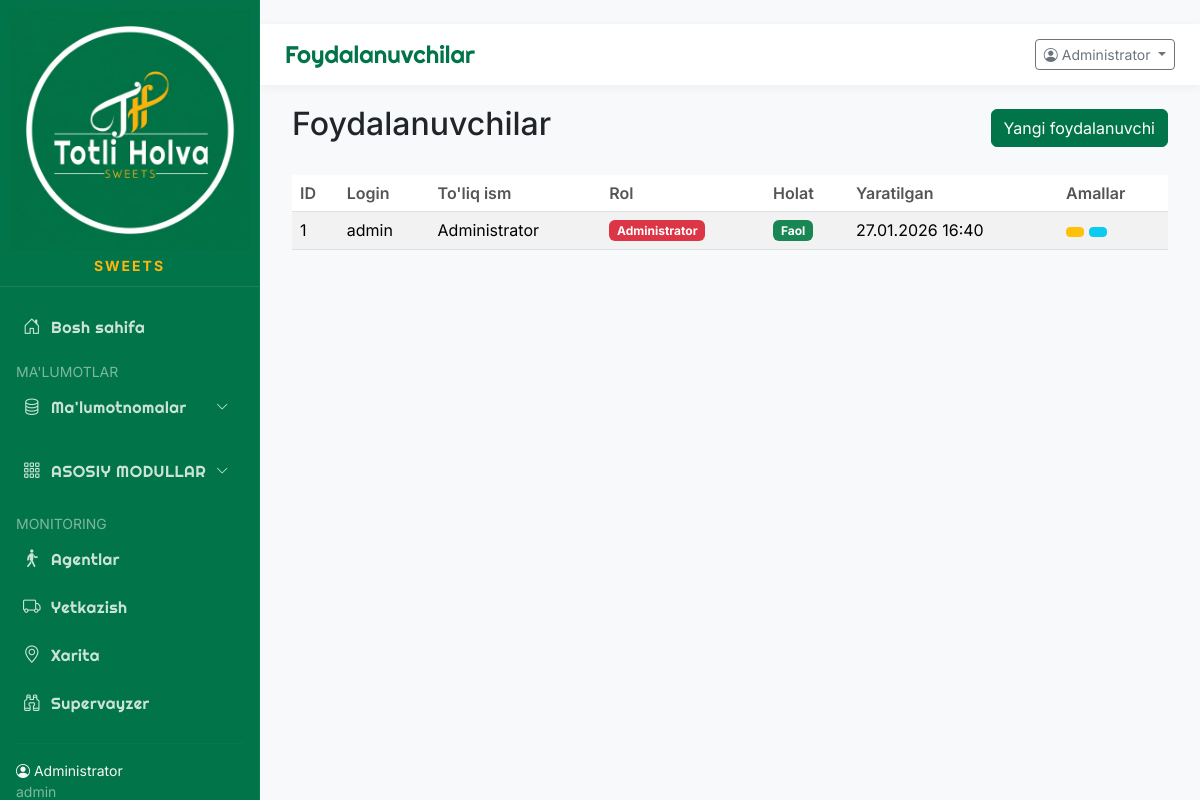
Before: /info/users (signed in) with the older database file.
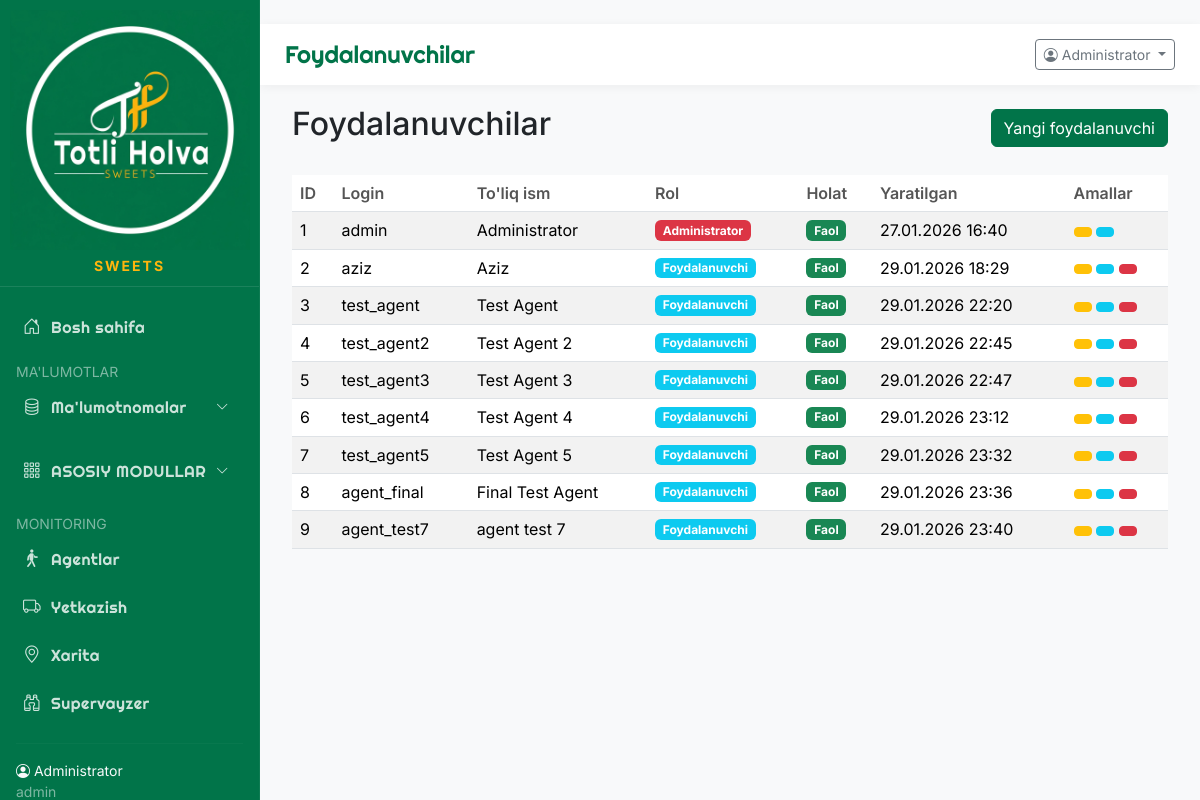
After: the same page with the newer database file.
### app/models/database.py (models this page shows)
class User(Base):
    __tablename__ = "users"
    id = Column(Integer, primary_key=True, index=True)
    username = Column(String(50), unique=True, index=True)
    password_hash = Column(String(255))
    full_name = Column(String(100))
    role = Column(String(20), default="user")  # admin, manager, user
    phone = Column(String(20))
    is_active = Column(Boolean, default=True)
    created_at = Column(DateTime, default=datetime.now)

### main.py (the view)
@app.get("/info/users", response_class=HTMLResponse)
async def info_users(request: Request, db: Session = Depends(get_db), current_user: User = Depends(require_auth)):
    if not current_user:
        return RedirectResponse(url="/login", status_code=303)
    users = db.query(User).all()
    return templates.TemplateResponse("info/users.html", {
        "request": request,
        "users": users,
        "current_user": current_user,
        "page_title": "Foydalanuvchilar"
    })

### app/templates/info/users.html (shortened to what this page needs)
{% extends "base.html" %}
{% block content %}
<div class="container-fluid">
    <div class="d-flex justify-content-between align-items-center mb-4">
        <h2> Foydalanuvchilar</h2>
        <button class="btn btn-primary" data-bs-toggle="modal" data-bs-target="#addUserModal">
             Yangi foydalanuvchi
        </button>
    </div>
    {% if users %}
    <div class="table-responsive">
        <table class="table table-striped table-hover">
            <thead>
                <tr>
                    <th>ID</th>
                    <th>Login</th>
                    <th>To'liq ism</th>
                    <th>Rol</th>
                    <th>Holat</th>
                    <th>Yaratilgan</th>
                    <th>Amallar</th>
                </tr>
            </thead>
            <tbody>
                {% for user in users %}
                <tr>
                    <td>{{ user.id }}</td>
                    <td>{{ user.username }}</td>
                    <td>{{ user.full_name }}</td>
                    <td>
                        {% if user.role == 'admin' %}
                        <span class="badge bg-danger">Administrator</span>
                        {% elif user.role == 'manager' %}
                        <span class="badge bg-warning">Menejer</span>
                        {% else %}
                        <span class="badge bg-info">Foydalanuvchi</span>
                        {% endif %}
                    </td>
                    <td>
                        {% if user.is_active %}
                        <span class="badge bg-success">Faol</span>
                        {% else %}
                        <span class="badge bg-secondary">Faol emas</span>
                        {% endif %}
                    </td>
                    <td>{{ user.created_at.strftime('%d.%m.%Y %H:%M') if user.created_at else '-' }}</td>
                    <td>
                        <button class="btn btn-sm btn-warning"
                            onclick="editUser({{ user.id }}, '{{ user.username }}', '{{ user.full_name }}', '{{ user.role }}', {{ 'true' if user.is_active else 'false' }})">
                        </button>
                        <button class="btn btn-sm btn-info"
                            onclick="changePassword({{ user.id }}, '{{ user.username }}')">
                        </button>
                        {% if user.id != current_user.id %}
                        <button class="btn btn-sm btn-danger"
                            onclick="deleteUser({{ user.id }}, '{{ user.username }}')">
                        </button>
                        {% endif %}
                    </td>
                </tr>
                {% endfor %}
            </tbody>
        </table>
    </div>
    {% else %}
    <div class="alert alert-info">
        <i class="fas fa-info-circle"></i> Hozircha foydalanuvchilar yo'q. Yangi foydalanuvchi qo'shish uchun yuqoridagi
        tugmani bosing.
    </div>
    {% endif %}
</div>
{% endblock %}

### app/templates/base.html (shortened to what this page needs)
﻿<!DOCTYPE html>
<html lang="uz">
<head>
    <link href="https://cdn.jsdelivr.net/npm/bootstrap@5.3.2/dist/css/bootstrap.min.css" rel="stylesheet">
    <link href="https://cdn.jsdelivr.net/npm/bootstrap-icons@1.11.1/font/bootstrap-icons.css" rel="stylesheet">
</head>
<body>
    <nav class="sidebar">
        <div class="logo">
            <img src="/static/images/logo_circle.png" alt="TOTLI HOLVA"
                style="width: 240px; height: 240px; object-fit: contain; display: block;">
            <span
                style="color: #FFB50D; font-size: 14px; text-transform: uppercase; letter-spacing: 2px; display: block; margin-top: 5px; font-weight: 700;">SWEETS</span>
        </div>
        <ul class="nav flex-column mt-3">
            <li class="nav-item">
                <a class="nav-link {% if page_title == 'Bosh sahifa' %}active{% endif %}" href="/">
                    <i class="bi bi-house-door"></i> Bosh sahifa
                </a>
            </li>
            <li class="nav-item mt-2">
                <small class="text-light opacity-50 px-3">MA'LUMOTLAR</small>
            </li>
            <li class="nav-item">
                <a class="nav-link" data-bs-toggle="collapse" href="#malumotlarMenu" role="button"
                    aria-expanded="false">
                    <i class="bi bi-database"></i> Ma'lumotnomalar
                    <i class="bi bi-chevron-down ms-auto"></i>
                </a>
            </li>
            <li class="nav-item mt-3">
                <a class="nav-link" data-bs-toggle="collapse" href="#asosiyModullarMenu" role="button"
                    aria-expanded="false">
                    <i class="bi bi-grid-3x3-gap"></i> ASOSIY MODULLAR
                    <i class="bi bi-chevron-down ms-auto"></i>
                </a>
            </li>
            <li class="nav-item mt-3">
                <small class="text-light opacity-50 px-3">MONITORING</small>
            </li>
            <li class="nav-item">
                <a class="nav-link {% if 'Agent' in page_title %}active{% endif %}" href="/agents">
                    <i class="bi bi-person-walking"></i> Agentlar
                </a>
            </li>
            <li class="nav-item">
                <a class="nav-link {% if 'Yetkazish' in page_title %}active{% endif %}" href="/delivery">
                    <i class="bi bi-truck"></i> Yetkazish
                </a>
            </li>
            <li class="nav-item">
                <a class="nav-link {% if 'Xarita' in page_title %}active{% endif %}" href="/map">
                    <i class="bi bi-geo-alt"></i> Xarita
                </a>
            </li>
            <li class="nav-item">
                <a class="nav-link {% if 'Supervayzer' in page_title %}active{% endif %}" href="/supervisor">
                    <i class="bi bi-binoculars"></i> Supervayzer
                </a>
            </li>
        </ul>
        <div class="mt-auto px-3 pb-3">
            <hr style="border-color: rgba(255,255,255,0.1);">
            {% if current_user %}
            <div class="d-flex align-items-center mb-2">
                <div class="flex-grow-1">
                    <small class="text-light d-block"><i class="bi bi-person-circle"></i> {{ current_user.full_name
                        }}</small>
                    <small class="text-light opacity-50">{{ current_user.role }}</small>
                </div>
            </div>
            {% endif %}
        </div>
    </nav>
    <div class="main-content">
        <div class="top-bar">
            <h5>{{ page_title }}</h5>
            <div class="d-flex align-items-center">
                {% if current_user %}
                <div class="dropdown">
                    <button class="btn btn-sm btn-outline-secondary dropdown-toggle" type="button" id="userDropdown"
                        data-bs-toggle="dropdown" aria-expanded="false">
                        <i class="bi bi-person-circle"></i> {{ current_user.full_name }}
                    </button>
                </div>
                {% else %}
                <span class="me-3 text-muted">
                    <i class="bi bi-person-circle"></i> Mehmon
                </span>
                {% endif %}
            </div>
        </div>
        {% block content %}{% endblock %}
    </div>
</body>
</html>

### app/templates/base.html (style rules this page uses)
:root { --primary-color: #017449; --secondary-color: #017449; --accent-color: #FFB50D; --bg-color: #f8f9fa; }
body { font-family: 'Inter', sans-serif; background-color: #f8f9fa; }
.sidebar { position: fixed; top: 0; left: 0; height: 100vh; width: 260px; background-color: var(--primary-color); padding-top: 0; z-index: 1000; overflow-y: auto; border-right: 1px solid rgba(255, 255, 255, 0.05); }
.sidebar { -ms-overflow-style: none; scrollbar-width: none; }
.sidebar .logo { padding: 10px; text-align: center; border-bottom: 1px solid rgba(255, 255, 255, 0.1); display: flex; flex-direction: column; align-items: center; justify-content: center; background-color: var(--primary-color); }
.sidebar .logo span { color: var(--accent-color); font-size: 12px; font-family: 'Inter', sans-serif; letter-spacing: 0.5px; }
.sidebar .nav-link { color: rgba(255, 255, 255, 0.8); padding: 12px 20px; display: flex; align-items: center; transition: all 0.3s; border-left: 3px solid transparent; font-family: 'Righteous', cursive; letter-spacing: 0.5px; }
.sidebar .nav-link i { margin-right: 10px; font-size: 1.1rem; }
.sidebar .nav-link .ms-auto { margin-left: auto; font-size: 0.8rem; transition: transform 0.3s; }
.main-content { margin-left: 260px; padding: 20px; }
.top-bar { background: white; padding: 15px 25px; margin: -20px -20px 20px -20px; box-shadow: 0 2px 10px rgba(0, 0, 0, 0.05); display: flex; justify-content: space-between; align-items: center; }
.top-bar h5 { margin: 0; font-weight: 400; font-family: 'Righteous', cursive; color: var(--primary-color); font-size: 1.5rem; }
.btn-primary { background: var(--primary-color); border-color: var(--primary-color); }
.table { margin: 0; }
.table th { font-weight: 600; color: #555; border-top: none; }

Changed rows visible on the page:
added User: id "2", username "aziz", full_name "Aziz", role "Foydalanuvchi", is_active "Faol", created_at "29.01.2026 18:29"
added User: id "3", username "test_agent", full_name "Test Agent", role "Foydalanuvchi", is_active "Faol", created_at "29.01.2026 22:20"
added User: id "4", username "test_agent2", full_name "Test Agent 2", role "Foydalanuvchi", is_active "Faol", created_at "29.01.2026 22:45"
added User: id "5", username "test_agent3", full_name "Test Agent 3", role "Foydalanuvchi", is_active "Faol", created_at "29.01.2026 22:47"
added User: id "6", username "test_agent4", full_name "Test Agent 4", role "Foydalanuvchi", is_active "Faol", created_at "29.01.2026 23:12"
added User: id "7", username "test_agent5", full_name "Test Agent 5", role "Foydalanuvchi", is_active "Faol", created_at "29.01.2026 23:32"
added User: id "8", username "agent_final", full_name "Final Test Agent", role "Foydalanuvchi", is_active "Faol", created_at "29.01.2026 23:36"
added User: id "9", username "agent_test7", full_name "agent test 7", role "Foydalanuvchi", is_active "Faol", created_at "29.01.2026 23:40"
